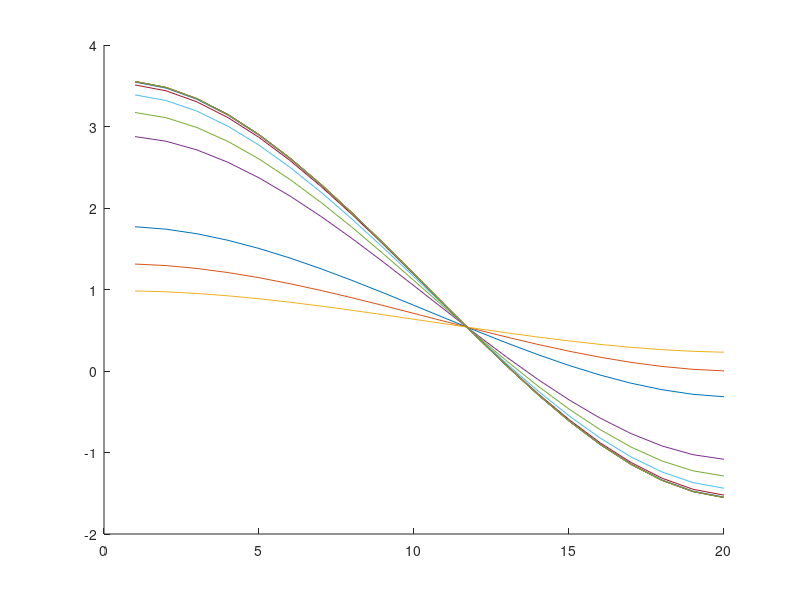

This chart was generated by the following MATLAB code:
h = 0.1;
N = 20;
eps = 0.05;

K = @(x, s) x+s;
f = @(x) x;

edge = @(i) 1 - (i==1)/2 - (i==N)/2;
grid = @(i) (i-1)*h;

M1 = zeros(N, N);
for i=1:N
	for j=1:N

		if i == j
			M1(i,i) = 4/h;
		end
		if abs(i-j) == 1
			M1(i,j) = -2/h;
		end

	end
end
M1(1,1) = 2/h;
M1(N,N) = 2/h;

M2 = zeros(N, N);
init = zeros(N, 1);
for var=1:N
	for i=1:N
		for j=1:N
			M2(var,j) = M2(var,j) + 2*h^3 * edge(i) * edge(j) * K(grid(i), grid(var)) * K(grid(i), grid(j));
			init(var) = init(var) - 2*h^3 * edge(i) * edge(j) * K(grid(i), grid(var)) * f(grid(i));
		end
	end
end

hold on;

eps = 0.05;
M = eps*M1 + M2;
sol = linsolve(M, -init);
sol
plot(sol);

eps = 0.1;
M = eps*M1 + M2;
sol = linsolve(M, -init);
sol
plot(sol);

eps = 0.2;
M = eps*M1 + M2;
sol = linsolve(M, -init);
sol
plot(sol);

eps = 0.01;
M = eps*M1 + M2;
sol = linsolve(M, -init);
sol
plot(sol);

eps = 0.005;
M = eps*M1 + M2;
sol = linsolve(M, -init);
sol
plot(sol);

eps = 0.002;
M = eps*M1 + M2;
sol = linsolve(M, -init);
sol
plot(sol);

eps = 0.0005;
M = eps*M1 + M2;
sol = linsolve(M, -init);
sol
plot(sol);

eps = 0.0001;
M = eps*M1 + M2;
sol = linsolve(M, -init);
sol
plot(sol);

eps = 0.00001;
M = eps*M1 + M2;
sol = linsolve(M, -init);
sol
plot(sol);

eps = 0.000001;
M = eps*M1 + M2;
sol = linsolve(M, -init);
sol
plot(sol);

eps = 0.0000001;
M = eps*M1 + M2;
sol = linsolve(M, -init);
sol
plot(sol);

eps = 0.00000001;
M = eps*M1 + M2;
sol = linsolve(M, -init);
sol
plot(sol);

% eps = 1e-17: everything breaks
% eps = 12 * 1e-16

hold off;